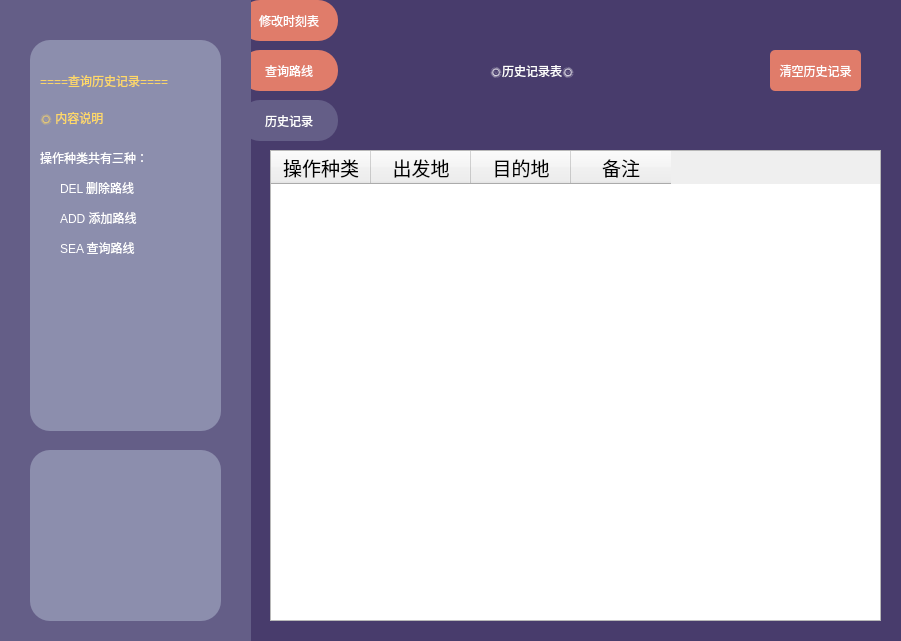
<?xml version="1.0" encoding="UTF-8"?>
<ui version="4.0">
 <class>Form</class>
 <widget class="QWidget" name="Form">
  <property name="geometry">
   <rect>
    <x>0</x>
    <y>0</y>
    <width>901</width>
    <height>641</height>
   </rect>
  </property>
  <property name="minimumSize">
   <size>
    <width>901</width>
    <height>641</height>
   </size>
  </property>
  <property name="maximumSize">
   <size>
    <width>901</width>
    <height>641</height>
   </size>
  </property>
  <property name="windowTitle">
   <string>Form</string>
  </property>
  <widget class="QTableWidget" name="tableWidget">
   <property name="geometry">
    <rect>
     <x>270</x>
     <y>150</y>
     <width>611</width>
     <height>471</height>
    </rect>
   </property>
   <property name="mouseTracking">
    <bool>false</bool>
   </property>
   <property name="frameShape">
    <enum>QFrame::StyledPanel</enum>
   </property>
   <property name="frameShadow">
    <enum>QFrame::Sunken</enum>
   </property>
   <property name="alternatingRowColors">
    <bool>false</bool>
   </property>
   <property name="sortingEnabled">
    <bool>true</bool>
   </property>
   <column>
    <property name="text">
     <string>操作种类</string>
    </property>
    <property name="font">
     <font>
      <pointsize>14</pointsize>
     </font>
    </property>
   </column>
   <column>
    <property name="text">
     <string>出发地</string>
    </property>
    <property name="font">
     <font>
      <pointsize>14</pointsize>
     </font>
    </property>
   </column>
   <column>
    <property name="text">
     <string>目的地</string>
    </property>
    <property name="font">
     <font>
      <pointsize>14</pointsize>
     </font>
    </property>
   </column>
   <column>
    <property name="text">
     <string>备注</string>
    </property>
    <property name="font">
     <font>
      <pointsize>14</pointsize>
     </font>
    </property>
   </column>
  </widget>
  <widget class="QPushButton" name="pB_cP1">
   <property name="enabled">
    <bool>true</bool>
   </property>
   <property name="geometry">
    <rect>
     <x>240</x>
     <y>50</y>
     <width>98</width>
     <height>41</height>
    </rect>
   </property>
   <property name="minimumSize">
    <size>
     <width>0</width>
     <height>0</height>
    </size>
   </property>
   <property name="maximumSize">
    <size>
     <width>98</width>
     <height>100</height>
    </size>
   </property>
   <property name="sizeIncrement">
    <size>
     <width>75</width>
     <height>50</height>
    </size>
   </property>
   <property name="styleSheet">
    <string notr="true">QPushButton{
	font: 14pt &quot;Hannotate SC&quot;;
	background-color: rgb(224,124,106);
	border-radius:20px;
	color:white
}

QPushButton:hover{
	background-color: rgb(234,172,91);
}

QPushButton:pressed{
	background-color: rgb(220,83,129);
}</string>
   </property>
   <property name="text">
    <string>查询路线</string>
   </property>
  </widget>
  <widget class="QLabel" name="lbl_l">
   <property name="geometry">
    <rect>
     <x>0</x>
     <y>0</y>
     <width>251</width>
     <height>641</height>
    </rect>
   </property>
   <property name="styleSheet">
    <string notr="true">QLabel{
	background-color: rgb(100,94,135);
}</string>
   </property>
   <property name="text">
    <string/>
   </property>
  </widget>
  <widget class="QLabel" name="label">
   <property name="geometry">
    <rect>
     <x>490</x>
     <y>50</y>
     <width>171</width>
     <height>41</height>
    </rect>
   </property>
   <property name="styleSheet">
    <string notr="true">font: 24pt &quot;Heiti SC&quot;;
color : rgb(255, 255, 255)</string>
   </property>
   <property name="text">
    <string>🌞历史记录表🌞</string>
   </property>
  </widget>
  <widget class="QPushButton" name="getList_2">
   <property name="enabled">
    <bool>true</bool>
   </property>
   <property name="geometry">
    <rect>
     <x>240</x>
     <y>100</y>
     <width>98</width>
     <height>41</height>
    </rect>
   </property>
   <property name="minimumSize">
    <size>
     <width>0</width>
     <height>0</height>
    </size>
   </property>
   <property name="maximumSize">
    <size>
     <width>98</width>
     <height>100</height>
    </size>
   </property>
   <property name="sizeIncrement">
    <size>
     <width>75</width>
     <height>50</height>
    </size>
   </property>
   <property name="styleSheet">
    <string notr="true">QPushButton{
	font: 14pt &quot;Hannotate SC&quot;;
	background-color: rgb(100,94,135);
	border-radius:20px;
	color:white
}
</string>
   </property>
   <property name="text">
    <string>历史记录</string>
   </property>
  </widget>
  <widget class="QLabel" name="lbl_bg">
   <property name="enabled">
    <bool>false</bool>
   </property>
   <property name="geometry">
    <rect>
     <x>0</x>
     <y>0</y>
     <width>901</width>
     <height>641</height>
    </rect>
   </property>
   <property name="maximumSize">
    <size>
     <width>16777215</width>
     <height>641</height>
    </size>
   </property>
   <property name="autoFillBackground">
    <bool>false</bool>
   </property>
   <property name="styleSheet">
    <string notr="true">QLabel{
	background-color: rgb(72,60,108);
}</string>
   </property>
   <property name="text">
    <string/>
   </property>
   <property name="scaledContents">
    <bool>false</bool>
   </property>
  </widget>
  <widget class="QLabel" name="label_4">
   <property name="geometry">
    <rect>
     <x>40</x>
     <y>70</y>
     <width>171</width>
     <height>21</height>
    </rect>
   </property>
   <property name="styleSheet">
    <string notr="true">font: 16pt &quot;Heiti SC&quot;;
color : rgb(255,217,102);</string>
   </property>
   <property name="text">
    <string>====查询历史记录====</string>
   </property>
  </widget>
  <widget class="QLabel" name="label_8">
   <property name="geometry">
    <rect>
     <x>40</x>
     <y>110</y>
     <width>91</width>
     <height>16</height>
    </rect>
   </property>
   <property name="styleSheet">
    <string notr="true">font: 14pt &quot;Hannotate SC&quot;;
color: rgb(255,217,102)</string>
   </property>
   <property name="text">
    <string>🌞 内容说明</string>
   </property>
  </widget>
  <widget class="QPushButton" name="pB_cP2">
   <property name="enabled">
    <bool>true</bool>
   </property>
   <property name="geometry">
    <rect>
     <x>240</x>
     <y>0</y>
     <width>98</width>
     <height>41</height>
    </rect>
   </property>
   <property name="minimumSize">
    <size>
     <width>0</width>
     <height>0</height>
    </size>
   </property>
   <property name="maximumSize">
    <size>
     <width>98</width>
     <height>100</height>
    </size>
   </property>
   <property name="sizeIncrement">
    <size>
     <width>75</width>
     <height>50</height>
    </size>
   </property>
   <property name="styleSheet">
    <string notr="true">QPushButton{
	font: 14pt &quot;Hannotate SC&quot;;
	background-color: rgb(224,124,106);
	border-radius:20px;
	color:white
}

QPushButton:hover{
	background-color: rgb(234,172,91);
}

QPushButton:pressed{
	background-color: rgb(220,83,129);
}</string>
   </property>
   <property name="text">
    <string>修改时刻表</string>
   </property>
  </widget>
  <widget class="QLabel" name="label_3">
   <property name="geometry">
    <rect>
     <x>30</x>
     <y>450</y>
     <width>191</width>
     <height>171</height>
    </rect>
   </property>
   <property name="styleSheet">
    <string notr="true">QLabel{
	background-color: rgb(140,142,173);
	border-radius:20px;
	color:white
}
</string>
   </property>
   <property name="text">
    <string/>
   </property>
  </widget>
  <widget class="QLabel" name="label_2">
   <property name="geometry">
    <rect>
     <x>30</x>
     <y>40</y>
     <width>191</width>
     <height>391</height>
    </rect>
   </property>
   <property name="styleSheet">
    <string notr="true">QLabel{
	background-color: rgb(140,142,173);
	border-radius:20px;
	color:white
}
</string>
   </property>
   <property name="text">
    <string/>
   </property>
  </widget>
  <widget class="QLabel" name="label_7">
   <property name="geometry">
    <rect>
     <x>40</x>
     <y>150</y>
     <width>131</width>
     <height>16</height>
    </rect>
   </property>
   <property name="styleSheet">
    <string notr="true">font: 14pt &quot;Hannotate SC&quot;;
color: white</string>
   </property>
   <property name="text">
    <string>操作种类共有三种：</string>
   </property>
  </widget>
  <widget class="QLabel" name="label_9">
   <property name="geometry">
    <rect>
     <x>60</x>
     <y>180</y>
     <width>131</width>
     <height>16</height>
    </rect>
   </property>
   <property name="styleSheet">
    <string notr="true">font: 14pt &quot;Hannotate SC&quot;;
color: white</string>
   </property>
   <property name="text">
    <string>DEL 删除路线</string>
   </property>
  </widget>
  <widget class="QLabel" name="label_10">
   <property name="geometry">
    <rect>
     <x>60</x>
     <y>210</y>
     <width>131</width>
     <height>16</height>
    </rect>
   </property>
   <property name="styleSheet">
    <string notr="true">font: 14pt &quot;Hannotate SC&quot;;
color: white</string>
   </property>
   <property name="text">
    <string>ADD 添加路线</string>
   </property>
  </widget>
  <widget class="QLabel" name="label_11">
   <property name="geometry">
    <rect>
     <x>60</x>
     <y>240</y>
     <width>131</width>
     <height>16</height>
    </rect>
   </property>
   <property name="styleSheet">
    <string notr="true">font: 14pt &quot;Hannotate SC&quot;;
color: white</string>
   </property>
   <property name="text">
    <string>SEA 查询路线</string>
   </property>
  </widget>
  <widget class="QPushButton" name="pB_getL">
   <property name="enabled">
    <bool>true</bool>
   </property>
   <property name="geometry">
    <rect>
     <x>770</x>
     <y>50</y>
     <width>91</width>
     <height>41</height>
    </rect>
   </property>
   <property name="minimumSize">
    <size>
     <width>0</width>
     <height>0</height>
    </size>
   </property>
   <property name="maximumSize">
    <size>
     <width>98</width>
     <height>100</height>
    </size>
   </property>
   <property name="sizeIncrement">
    <size>
     <width>75</width>
     <height>50</height>
    </size>
   </property>
   <property name="styleSheet">
    <string notr="true">QPushButton{
	font: 14pt &quot;Hannotate SC&quot;;
	background-color: rgb(224,124,106);
	border-radius:5px;
	color:white
}

QPushButton:hover{
	background-color: rgb(234,172,91);
}

QPushButton:pressed{
	background-color: rgb(220,83,129);
}</string>
   </property>
   <property name="text">
    <string>清空历史记录</string>
   </property>
  </widget>
  <zorder>lbl_bg</zorder>
  <zorder>tableWidget</zorder>
  <zorder>label</zorder>
  <zorder>getList_2</zorder>
  <zorder>pB_cP1</zorder>
  <zorder>pB_cP2</zorder>
  <zorder>lbl_l</zorder>
  <zorder>label_2</zorder>
  <zorder>label_3</zorder>
  <zorder>label_4</zorder>
  <zorder>label_8</zorder>
  <zorder>label_7</zorder>
  <zorder>label_9</zorder>
  <zorder>label_10</zorder>
  <zorder>label_11</zorder>
  <zorder>pB_getL</zorder>
 </widget>
 <resources/>
 <connections>
  <connection>
   <sender>pB_cP2</sender>
   <signal>clicked()</signal>
   <receiver>Form</receiver>
   <slot>close()</slot>
   <hints>
    <hint type="sourcelabel">
     <x>288</x>
     <y>20</y>
    </hint>
    <hint type="destinationlabel">
     <x>450</x>
     <y>320</y>
    </hint>
   </hints>
  </connection>
  <connection>
   <sender>pB_cP1</sender>
   <signal>clicked()</signal>
   <receiver>Form</receiver>
   <slot>close()</slot>
   <hints>
    <hint type="sourcelabel">
     <x>288</x>
     <y>70</y>
    </hint>
    <hint type="destinationlabel">
     <x>450</x>
     <y>320</y>
    </hint>
   </hints>
  </connection>
  <connection>
   <sender>pB_getL</sender>
   <signal>clicked()</signal>
   <receiver>Form</receiver>
   <slot>close()</slot>
   <hints>
    <hint type="sourcelabel">
     <x>815</x>
     <y>70</y>
    </hint>
    <hint type="destinationlabel">
     <x>450</x>
     <y>320</y>
    </hint>
   </hints>
  </connection>
 </connections>
</ui>
